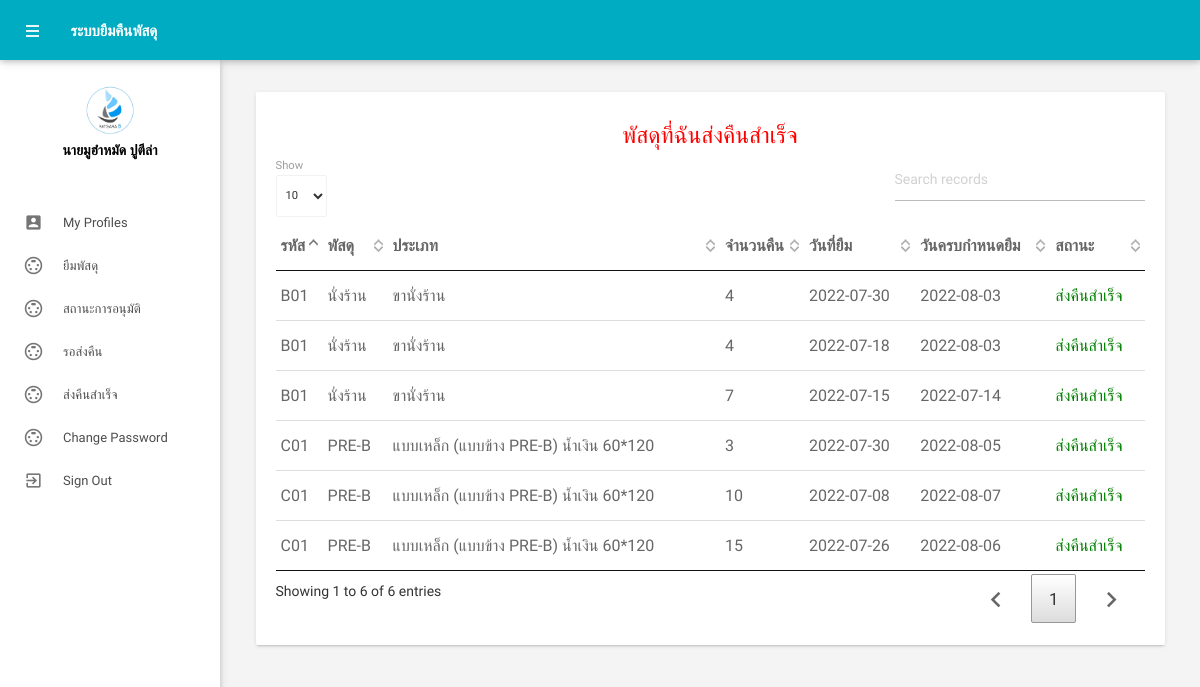
The page /returnpercellsuccess.php (signed in) on the database as committed earlier.
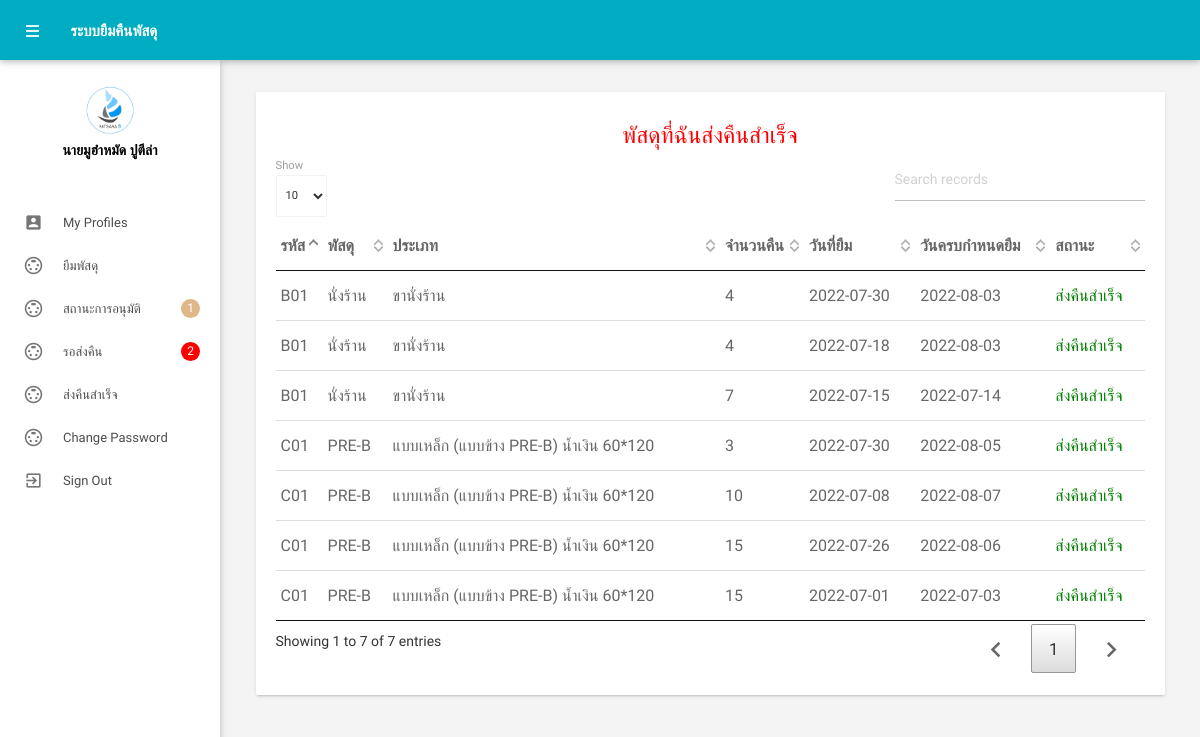
The same page on the database as committed later.
### tables this page shows
CREATE TABLE `tblemployees` (
  `id` int(11) NOT NULL,
  `FirstName` varchar(150) NOT NULL,
  `LastName` varchar(150) NOT NULL,
  `EmailId` varchar(200) NOT NULL,
  `Password` varchar(180) NOT NULL,
  `Gender` varchar(100) NOT NULL,
  `Address` varchar(255) NOT NULL,
  `Phonenumber` char(11) NOT NULL,
  `RegDate` timestamp NOT NULL DEFAULT current_timestamp()
);

CREATE TABLE `tbborrow` (
  `BorrowId` int(11) NOT NULL,
  `Work1` varchar(150) NOT NULL,
  `Work2` varchar(150) NOT NULL,
  `BorrowAmount` int(4) NOT NULL,
  `BorrowRequest` date NOT NULL,
  `BorrowReturn` date NOT NULL,
  `Other` varchar(150) NOT NULL,
  `StatusBorrow` int(2) NOT NULL,
  `id` int(11) NOT NULL,
  `TypePercelIdAuto` int(8) NOT NULL,
  `TimeRequest` timestamp NOT NULL DEFAULT current_timestamp() ON UPDATE current_timestamp(),
  `NoteBorrow` varchar(150) NOT NULL,
  `refuseAmount` int(4) NOT NULL
);

CREATE TABLE `tbtypepercel` (
  `TypePercelIdAuto` int(8) NOT NULL,
  `TypePercelId` varchar(15) NOT NULL,
  `TypePercelName` varchar(255) NOT NULL,
  `typePercelAmount` int(11) NOT NULL,
  `PercelIdAuto` int(11) NOT NULL
);

CREATE TABLE `tbpercel` (
  `PercelName` varchar(80) NOT NULL,
  `PercelIdAuto` int(4) NOT NULL,
  `PercelId` varchar(15) NOT NULL
);

### returnpercellsuccess.php (the view, shortened to what the changed rows need)
<?php
include('includes/config.php');
?>
<!DOCTYPE html>
<html lang="en">
<head>
    <link type="text/css" rel="stylesheet" href="assets/plugins/materialize/css/materialize.min.css" />
    <link href="assets/plugins/material-preloader/css/materialPreloader.min.css" rel="stylesheet">
    <link href="assets/css/alpha.min.css" rel="stylesheet" type="text/css" />
    <link href="assets/css/custom.css" rel="stylesheet" type="text/css" />
    <link href="assets/plugins/datatables/css/jquery.dataTables.min.css" rel="stylesheet">
</head>
<body>
    <?php include('includes/header.php'); ?>
    <?php include('includes/sidebar.php'); ?>
    <main class="mn-inner">
        <div class="row">
            <div class="col s12 m12 l12">
                <div class="card">
                    <div class="card-content">
                        <h5 style="text-align:center; color:red;">พัสดุที่ฉันส่งคืนสำเร็จ</h5>
                        <table id="example" class="display responsive-table">
                            <thead>
                                <tr>
                                    <th>รหัส</th>
                                    <th>พัสดุ</th>
                                    <th>ประเภท</th>
                                    <th>จำนวนคืน</th>
                                    <th>วันที่ยืม</th>
                                    <th>วันครบกำหนดยืม</th>
                                    <th>สถานะ</th>
                                </tr>
                            </thead>
                            <tbody>
                                <?php
                                $id = $_SESSION['eid'];
                                $sql = "
                                SELECT a.refuseAmount,a.BorrowId,a.Work1,a.Work2,a.BorrowAmount,a.BorrowRequest
                                ,a.BorrowReturn,a.Other,b.StatusBorrowName,c.TypePercelId,a.NoteBorrow
                                , c.TypePercelName,d.PercelName FROM tbborrow as a
                                INNER JOIN tbstatusborrow as b ON a.StatusBorrow = b.StatusBorrow
                                INNER JOIN tbtypepercel as c ON a.TypePercelIdAuto = c.TypePercelIdAuto
                                INNER JOIN tbpercel as d ON d.PercelIdAuto = c.PercelIdAuto
                                WHERE id=:id AND b.StatusBorrowName = 'อนุมัติการเบิก' AND a.refuseAmount > 0;
                                ;
                                ";
                                $query = $dbh->prepare($sql);
                                $query->bindParam(':id', $id, PDO::PARAM_STR);
                                $query->execute();
                                $results = $query->fetchAll(PDO::FETCH_OBJ);
                                if ($query->rowCount() > 0) {
                                    foreach ($results as $result) {               ?>
                                        <tr>
                                            <td> <?php echo htmlentities($result->TypePercelId); ?></td>
                                            <td><?php echo htmlentities($result->PercelName); ?></td>
                                            <td><?php echo htmlentities($result->TypePercelName); ?></td>
                                            <td><?php echo htmlentities($result->refuseAmount); ?></td>
                                            <td><?php echo htmlentities($result->BorrowRequest); ?></td>
                                            <td><?php echo htmlentities($result->BorrowReturn); ?></td>
                                            <td>
                                                <span style="color:green;">ส่งคืนสำเร็จ</span>
                                            </td>
                                        </tr>
                                <?php
                                    }
                                } ?>
                            </tbody>
                        </table>
                    </div>
                </div>
            </div>
        </div>
    </main>
    </div>
</body>
</html>

### includes/sidebar.php (shortened to what the changed rows need)
<aside id="slide-out" class="side-nav white fixed">
    <div class="side-nav-wrapper">
        <div class="center">
            <div class="sidebar-profile">
                <div class="sidebar-profile-info">
                    <?php
                       $eid = $_SESSION['eid'];
                       $sql = "SELECT FirstName,LastName from  tblemployees where id=:eid";
                       $query = $dbh->prepare($sql);
                       $query->bindParam(':eid', $eid, PDO::PARAM_STR);
                       $query->execute();
                       $results = $query->fetchAll(PDO::FETCH_OBJ);
                       if ($query->rowCount() > 0) {
                           foreach ($results as $result) {               ?>
                            <p><?php echo htmlentities($result->FirstName . " " . $result->LastName); ?></p>
                    <?php }
                       } ?>
                </div>
            </div>
        </div>
        <ul class="sidebar-menu collapsible collapsible-accordion" data-collapsible="accordion">
            <li class="no-padding"><a class="waves-effect waves-grey" href="listhistory.php"><i class="material-icons">settings_input_svideo</i>สถานะการอนุมัติ
            <?php
                       $id=$_SESSION['eid'];
                       $sqlCount2 = "SELECT COUNT(StatusBorrow) as StatusBorrow FROM tbborrow WHERE StatusBorrow = 1 AND BorrowAmount > 0 AND id=:id";
                       $queryCount2 = $dbh->prepare($sqlCount2);
                       $queryCount2->bindParam(':id', $id);
                       $queryCount2->execute();
                       $resultsCount2 = $queryCount2->fetch(PDO::FETCH_ASSOC);
                       if ($resultsCount2['StatusBorrow'] > 0) { ?>
                        <span style="border-radius: 50%; background-color:burlywood; color:white;" class="badge"><?php echo $resultsCount2['StatusBorrow']; ?></span>
                    <?php }
                       ?>
           </a></li>
            <li class="no-padding"><a class="waves-effect waves-grey" href="returnpercel.php"><i class="material-icons">settings_input_svideo</i>รอส่งคืน
                    <?php
                       $sqlCount1 = "SELECT COUNT(StatusBorrow) as StatusBorrow FROM tbborrow WHERE StatusBorrow = 2 AND BorrowAmount > 0 AND id=:id";
                       $queryCount1 = $dbh->prepare($sqlCount1);
                       $queryCount1->bindParam(':id', $id);
                       $queryCount1->execute();
                       $resultsCount1 = $queryCount1->fetch(PDO::FETCH_ASSOC);
                       if ($resultsCount1['StatusBorrow'] > 0) { ?>
                        <span style="border-radius: 50%; background-color:red; color:white;" class="badge"><?php echo $resultsCount1['StatusBorrow']; ?></span>
                    <?php }
                       ?>
                </a></li>
        </ul>
    </div>
</aside>

Rows that differ between the two databases and show on the page:
added tbborrow: TypePercelIdAuto.TypePercelId "C01", tbpercel.PercelName "PRE-B", TypePercelIdAuto.TypePercelName "แบบเหล็ก (แบบข้าง PRE-B) น้ำเงิน 60*120", refuseAmount "15", BorrowRequest "2022-07-01", BorrowReturn "2022-07-03"
Other text that changed with them:
$resultsCount2['StatusBorrow']: (not shown) → "1"
$resultsCount1['StatusBorrow']: (not shown) → "2"
text written by a page script: "Show Showing 1 to 6 of 6 entries 1" → "Show Showing 1 to 7 of 7 entries 1"
